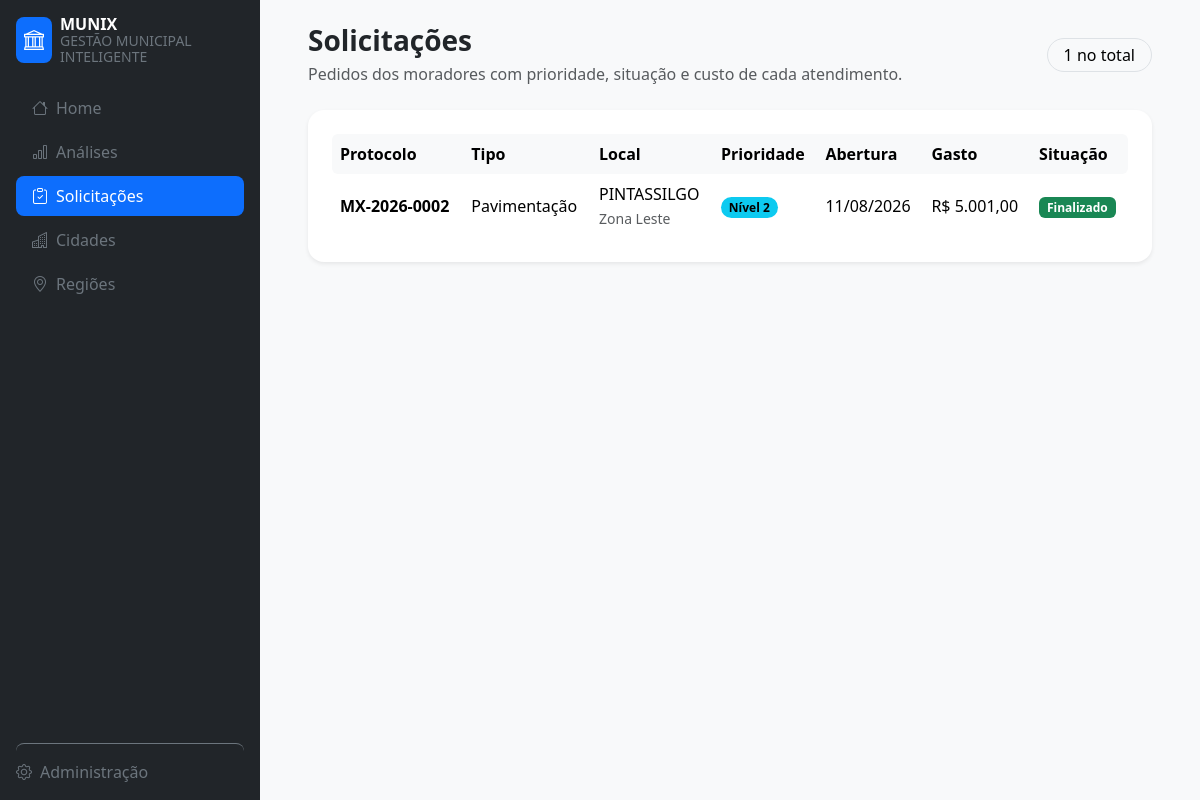
/solicitacoes/solicitacoes/, run on the app's committed database.
### solicitacao/models.py (models this page shows, shortened)
class Solicitacoes(models.Model):
    class ChoicesStatus(models.TextChoices):
        PENDENTE = 'P', 'PENDENTE'
        ANALISE = 'A', 'ANALISE' #ANALISE DAS INFORMAÇÕES
        VISTORIA = 'V', 'VISTORIA'# VISITA TECNICA NO LOCAL
        FINALIZADO = 'F', 'FINALIZADO'
    class ChoicesPrioridade(models.IntegerChoices):
        LEVE = 1 , '1'
        MODERADO = 2, '2'
        GRAVE = 3, '3'
        URGENTE = 4, '4'
    class ChoicesTipo(models.TextChoices):
       ILIMINACAO = 'I', 'ILUMINAÇÃO'
       PAVIMENTACAO = 'P', 'PAVIMENTAÇÃO'
       COLETA_LIXO = 'C', 'COLETA DE LIXO'
       SANEAMENTO = 'S', 'SANEAMENTO BASICO'
    status = models.CharField(max_length=1, choices=ChoicesStatus.choices, default=ChoicesStatus.PENDENTE)
    nivel_prioridade = models.IntegerField(choices=ChoicesPrioridade.choices)
    gasto = models.DecimalField(max_digits=6,verbose_name= "Gasto da solicitação", decimal_places=2)
    tipo_solicitacao = models.CharField(max_length=20, choices=ChoicesTipo.choices)
    data_solicitacao = models.DateField(verbose_name="Data de inicio da solicitação")
    data_fim = models.DateTimeField(verbose_name="Data fim da solicitação", blank=True, null=True)
    rua = models.CharField(max_length=200, verbose_name="Nome da Rua", blank=False)
    area = models.ForeignKey(Area, on_delete=models.PROTECT, related_name="solicitacoes", verbose_name="Região da solicitação")
    class Meta:
        verbose_name = "Solicitação"
        verbose_name_plural = "Solicitações"
        ordering = ["data_solicitacao"]

### area/models.py (models this page shows)
class Area(models.Model):
    class TipoArea(models.TextChoices):
        RESIDENCIAL = "residencial", "Residencial"
        COMERCIAL = "comercial", "Comercial"
        ESPACO_PUBLICO = "espaco_publico", "Espaço Público"
        VIA_CIRCULACAO = "via_circulacao", "Via de Grande Circulação"
    nome = models.CharField(max_length=50, verbose_name="Nome")
    tipo_area = models.CharField(max_length=30,  choices=TipoArea.choices)
    cidade = models.ForeignKey(Cidade, on_delete=models.CASCADE, related_name="Cidade")

### solicitacao/views.py (the view)
# urls.py: path("solicitacoes/", SolicitacaoListView.as_view(), name="solicitacao_list")
class SolicitacaoListView(ListView):
    model = Solicitacoes
    template_name = "solicitacao/solicitacao.html"
    context_object_name = "Solicitacoes"
    paginate_by = 10

### solicitacao/templates/solicitacao/solicitacao.html (shortened to what this page needs)
{% extends "base.html" %}
{% block heading %}Solicitações{% endblock %}
{% block subheading %}Pedidos dos moradores com prioridade, situação e custo de cada atendimento.{% endblock %}
{% block actions %}
{% if page_obj %}<span class="badge rounded-pill text-bg-light border fs-6 fw-medium px-3 py-2">{{ page_obj.paginator.count }} no total</span>{% endif %}
{% endblock %}
{% block content %}
<section class="card border-0 shadow-sm rounded-4 p-4">
    <div class="table-responsive">
        <table class="table table-borderless table-hover align-middle mb-0">
            <thead>
                <tr class="table-light">
                    <th class="rounded-start">Protocolo</th>
                    <th>Tipo</th>
                    <th>Local</th>
                    <th>Prioridade</th>
                    <th>Abertura</th>
                    <th>Gasto</th>
                    <th class="rounded-end">Situação</th>
                </tr>
            </thead>
            <tbody>
                {% for s in Solicitacoes %}
                <tr>
                    <td class="fw-semibold text-nowrap">MX-{{ s.data_solicitacao|date:"Y" }}-{{ s.pk|stringformat:"04d" }}</td>
                    <td>{{ s.get_tipo_solicitacao_display|lower|capfirst }}</td>
                    <td>
                        <div class="fw-medium">{{ s.rua }}</div>
                        <small class="text-muted">{{ s.area.nome|title }}</small>
                    </td>
                    <td>
                        <span class="badge rounded-pill {% if s.nivel_prioridade >= 4 %}text-bg-danger{% elif s.nivel_prioridade == 3 %}text-bg-warning{% elif s.nivel_prioridade == 2 %}text-bg-info{% else %}text-bg-secondary{% endif %}">Nível {{ s.nivel_prioridade }}</span>
                    </td>
                    <td class="text-nowrap">{{ s.data_solicitacao|date:"d/m/Y" }}</td>
                    <td class="text-nowrap">R$ {{ s.gasto|floatformat:"2g" }}</td>
                    <td>{% include "partials/status_badge.html" %}</td>
                </tr>
                {% empty %}
                <tr>
                    <td colspan="7" class="text-center text-muted py-5"><i class="bi bi-inbox fs-3 d-block mb-2"></i>Nenhuma solicitação registrada.</td>
                </tr>
                {% endfor %}
            </tbody>
        </table>
    </div>
</section>
{% endblock %}

### area/templates/partials/status_badge.html
{% if s.status == "F" %}<span class="badge text-bg-success">Finalizado</span>{% elif s.status == "V" %}<span class="badge text-bg-warning">Vistoria</span>{% elif s.status == "A" %}<span class="badge text-bg-info">Em análise</span>{% else %}<span class="badge text-bg-danger">Pendente</span>{% endif %}

### data on the page
Solicitacoes: data_solicitacao "2026", pk "0002", tipo_solicitacao "Pavimentação", rua "PINTASSILGO", area.nome "Zona Leste", nivel_prioridade "2", data_solicitacao "11/08/2026", gasto "5.001,00", status "Finalizado"

### other printed values
{{ page_obj.paginator.count }} "1"
